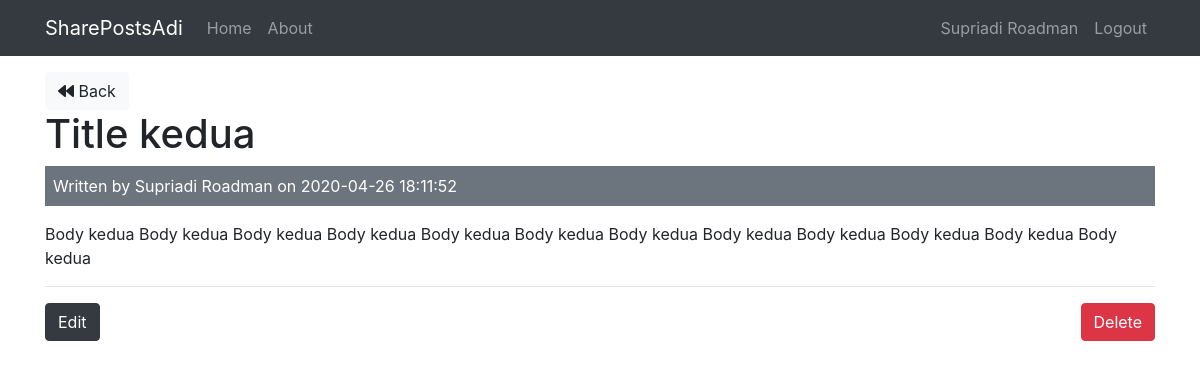
Page /posts/show/2 (signed in) on the committed database.
### tables this page shows
CREATE TABLE `posts` (
  `id` int(11) NOT NULL,
  `user_id` int(11) NOT NULL,
  `title` varchar(255) NOT NULL,
  `body` text NOT NULL,
  `created_at` datetime NOT NULL DEFAULT current_timestamp()
);

CREATE TABLE `users` (
  `id` int(11) NOT NULL,
  `name` varchar(255) NOT NULL,
  `email` varchar(255) NOT NULL,
  `password` varchar(255) NOT NULL,
  `created_at` datetime NOT NULL DEFAULT current_timestamp()
);

### app/controllers/Posts.php (called while the page is built, shortened)
<?php
class Posts extends Controller
{
  public function __construct()
  {
    $this->postModel = $this->model('Post');
    $this->userModel = $this->model('User');
  }
  public function show($id)
  {
    $post = $this->postModel->getPostById($id);
    $user = $this->userModel->getUserById($post->user_id);
    $data = [
      'post' => $post,
      'user' => $user
    ];
    $this->view('posts/show', $data);
  }
}

### app/libraries/Core.php (called while the page is built, shortened)
<?php
class Core
{
  protected $currentMethod = 'index';
  public function __construct()
  {
    $url = $this->getUrl();
    if (file_exists('../app/controllers/' . ucwords($url[0]) . '.php')) {
      unset($url[0]);
    }
    $this->currentController = new $this->currentController;
    if (isset($url[1])) {
      if (method_exists($this->currentController, $url[1])) {
        $this->currentMethod = $url[1];
        unset($url[1]);
      }
    }
    $this->params = $url ? array_values($url) : [];
    call_user_func_array([$this->currentController, $this->currentMethod], $this->params);
  }
  public function getUrl()
  {
    if (isset($_GET['url'])) {
      $url = rtrim($_GET['url'], '/');
      $url = filter_var($url, FILTER_SANITIZE_URL);
      $url = explode('/', $url);
      return $url;
    }
  }
}

### public/index.php (called while the page is built, shortened)
<?php
$init = new Core;

### app/libraries/Database.php (called while the page is built, shortened)
<?php
class Database
{
  private $host = DB_HOST;
  private $user = DB_USER;
  private $pass = DB_PASS;
  private $dbname = DB_NAME;
  private $dbh;
  private $stmt;
  public function __construct()
  {
    $dsn = 'mysql:host=' . $this->host . ';dbname=' . $this->dbname;
    $options = array(
      PDO::ATTR_PERSISTENT => true,
      PDO::ATTR_ERRMODE => PDO::ERRMODE_EXCEPTION
    );
    try {
      $this->dbh = new PDO($dsn, $this->user, $this->pass, $options);
    } catch (PDOException $e) {
      $this->error = $e->getMessage();
      echo $this->error;
    }
  }
  public function query($sql)
  {
    $this->stmt = $this->dbh->prepare($sql);;
  }
  public function bind($param, $value, $type = null)
  {
    if (is_null($type)) {
      switch (true) {
        default:
          $type = PDO::PARAM_STR;
      }
    }
    $this->stmt->bindValue($param, $value, $type);
  }
  public function execute()
  {
    return $this->stmt->execute();
  }
  public function single()
  {
    $this->execute();
    return $this->stmt->fetch(PDO::FETCH_OBJ);
  }
}

### app/models/Post.php (called while the page is built, shortened)
<?php
class Post
{
  private $db;
  public function __construct()
  {
    $this->db = new Database;
  }
  public function getPostById($id)
  {
    $this->db->query('SELECT * FROM posts WHERE id = :id');
    $this->db->bind(':id', $id);
    $row = $this->db->single();
    return $row;
  }
}

### app/models/User.php (called while the page is built, shortened)
<?php
class User
{
  private $db;
  public function __construct()
  {
    $this->db = new Database;
  }
  public function getUserById($id)
  {
    $this->db->query('SELECT * FROM users WHERE id = :id');
    $this->db->bind(':id', $id);
    $row = $this->db->single();
    return $row;
  }
}

### app/views/posts/show.php (the view)
<a href="<?php echo URLROOT; ?>/posts" class="btn btn-light"><i class="fa fa-backward"></i> Back</a>
<h1><?php echo $data['post']->title; ?></h1>
<div class="bg-secondary text-white p-2 mb-3">
  Written by <?php echo $data['user']->name; ?> on <?php echo $data['post']->created_at; ?>
</div>
<p><?php echo $data['post']->body; ?></p>
<?php if ($data['post']->user_id == $_SESSION['user_id']) : ?>
  <hr>
  <a href="<?php echo URLROOT; ?>/posts/edit/<?php echo $data['post']->id; ?>" class="btn btn-dark">Edit</a>
  <form class="float-right" action="<?php echo URLROOT; ?>/posts/delete/<?php echo $data['post']->id; ?>" method="post">
    <input type="submit" value="Delete" class="btn btn-danger">
  </form>
<?php endif; ?>

### rows in the picture
posts: title "Title kedua", created_at "2020-04-26 18:11:52", body "Body kedua Body kedua Body kedua Body kedua Body kedua Body kedua Body kedua Body kedua Body kedua Body kedua Body kedua Body kedua"
users: name "Supriadi Roadman"

### other values in the picture
SITENAME "SharePostsAdi"
$_SESSION['user_name'] "Supriadi Roadman"
